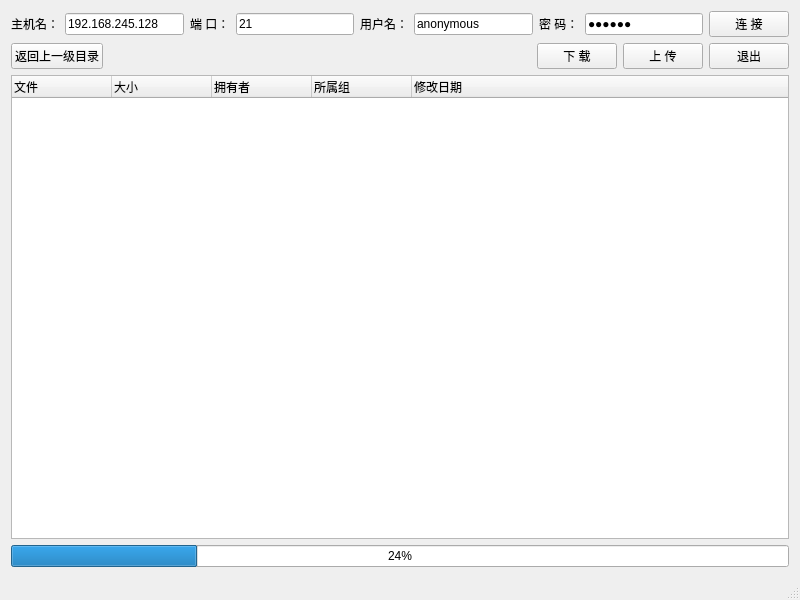
<?xml version="1.0" encoding="UTF-8"?>
<ui version="4.0">
 <class>MainWindow</class>
 <widget class="QMainWindow" name="MainWindow">
  <property name="geometry">
   <rect>
    <x>0</x>
    <y>0</y>
    <width>800</width>
    <height>600</height>
   </rect>
  </property>
  <property name="windowTitle">
   <string>FTP客户端演示程序</string>
  </property>
  <property name="windowIcon">
   <iconset resource="res/res.qrc">
    <normaloff>:/ftp.png</normaloff>:/ftp.png</iconset>
  </property>
  <widget class="QWidget" name="centralWidget">
   <layout class="QVBoxLayout" name="verticalLayout">
    <item>
     <layout class="QHBoxLayout" name="horizontalLayout_2">
      <item>
       <layout class="QHBoxLayout" name="horizontalLayout">
        <item>
         <widget class="QLabel" name="labelFtpServer">
          <property name="text">
           <string>主机名：</string>
          </property>
         </widget>
        </item>
        <item>
         <widget class="QLineEdit" name="lineEditFtpServer">
          <property name="text">
           <string>192.168.245.128</string>
          </property>
         </widget>
        </item>
        <item>
         <widget class="QLabel" name="labelFtpPort">
          <property name="text">
           <string>端 口：</string>
          </property>
         </widget>
        </item>
        <item>
         <widget class="QLineEdit" name="lineEditFtpPort">
          <property name="text">
           <string>21</string>
          </property>
         </widget>
        </item>
        <item>
         <widget class="QLabel" name="labelFtpUserName">
          <property name="text">
           <string>用户名：</string>
          </property>
         </widget>
        </item>
        <item>
         <widget class="QLineEdit" name="lineEditFtpUserName">
          <property name="text">
           <string>anonymous</string>
          </property>
         </widget>
        </item>
        <item>
         <widget class="QLabel" name="labelFtpPwd">
          <property name="text">
           <string>密 码：</string>
          </property>
         </widget>
        </item>
        <item>
         <widget class="QLineEdit" name="lineEditFtpPwd">
          <property name="text">
           <string>123456</string>
          </property>
          <property name="echoMode">
           <enum>QLineEdit::Password</enum>
          </property>
         </widget>
        </item>
       </layout>
      </item>
      <item>
       <widget class="QPushButton" name="pBtnFtpConnect">
        <property name="text">
         <string>连 接</string>
        </property>
       </widget>
      </item>
     </layout>
    </item>
    <item>
     <layout class="QHBoxLayout" name="horizontalLayout_3">
      <item>
       <widget class="QPushButton" name="pBtnFtpCdToParent">
        <property name="text">
         <string>返回上一级目录</string>
        </property>
        <property name="icon">
         <iconset resource="res/res.qrc">
          <normaloff>:/cdtoparent.png</normaloff>:/cdtoparent.png</iconset>
        </property>
       </widget>
      </item>
      <item>
       <spacer name="horizontalSpacer">
        <property name="orientation">
         <enum>Qt::Horizontal</enum>
        </property>
        <property name="sizeHint" stdset="0">
         <size>
          <width>40</width>
          <height>20</height>
         </size>
        </property>
       </spacer>
      </item>
      <item>
       <widget class="QPushButton" name="pBtnFtpDown">
        <property name="text">
         <string>下 载</string>
        </property>
       </widget>
      </item>
      <item>
       <widget class="QPushButton" name="pBtnFtpUp">
        <property name="text">
         <string>上 传</string>
        </property>
       </widget>
      </item>
      <item>
       <widget class="QPushButton" name="pBtnExit">
        <property name="text">
         <string>退出</string>
        </property>
       </widget>
      </item>
     </layout>
    </item>
    <item>
     <widget class="QTreeWidget" name="trWidgetFileList">
      <column>
       <property name="text">
        <string>文件</string>
       </property>
      </column>
      <column>
       <property name="text">
        <string>大小</string>
       </property>
      </column>
      <column>
       <property name="text">
        <string>拥有者</string>
       </property>
      </column>
      <column>
       <property name="text">
        <string>所属组</string>
       </property>
      </column>
      <column>
       <property name="text">
        <string>修改日期</string>
       </property>
      </column>
     </widget>
    </item>
    <item>
     <widget class="QProgressBar" name="progressBar">
      <property name="value">
       <number>24</number>
      </property>
     </widget>
    </item>
   </layout>
  </widget>
  <widget class="QStatusBar" name="statusBar"/>
 </widget>
 <layoutdefault spacing="6" margin="11"/>
 <resources>
  <include location="res/res.qrc"/>
 </resources>
 <connections/>
</ui>
